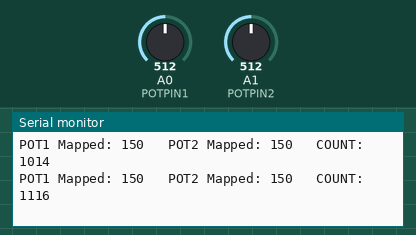
This sketch was run on a simulated Arduino Uno, built with avr-gcc and run on an emulated ATmega328P. Shown: the last lines printed to the serial monitor. Wiring (inferred from the names in the program): 2 × APA102 LEDs: data pin 5, clock pin 7 / data pin 6, clock pin 8. The inputs (shaded band) are chosen by the test bench; at power-on: A1 (POTPIN2) = 512, A0 (POTPIN1) = 512.

Above: at 1.2 s.
1.3 s: A1 (POTPIN2) set to 352
At 1.32 s:
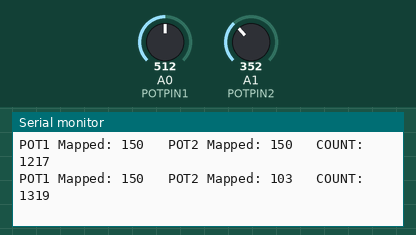
4.3 s: A1 (POTPIN2) set to 326
At 4.37 s:
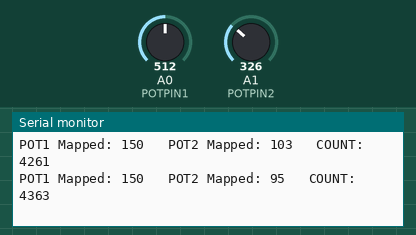
Timing chart, 0 to 7.3 s (numbered marks = the images above; inputs shaded):
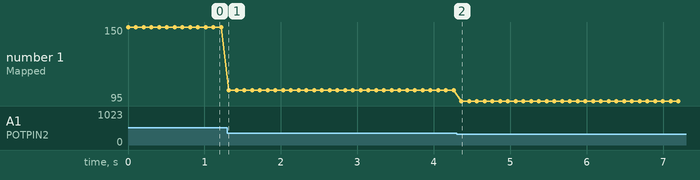

The sketch:

BlinkBend.ino
```cpp
/********************************
iMac Arduino Patch

Uses potentiometers to control switching speed of grounded
BS170 LL transistors. These transistors should route one of the
pins of the RAM chips to ground for strobing effects.

Simultaneously there are blinking LEDs (Adafruit APA102 5050)
which give feedback on the step speed.

21 Aug 2016
Jonathan Reus-Brodsky

***************************/

#include <TimerOne.h>
//#include <Adafruit_DotStar.h>
//#include <SPI.h>

// DotStar LED control (use Pin 11 for data, Pin 13 for clock to use Hardware SPI)
//const int LED_DATAPIN = 11;
//const int LED_CLOCKPIN = 13;
//const int NUM_LEDS = 2;
//Adafruit_DotStar leds = Adafruit_DotStar(NUM_LEDS, DOTSTAR_MONO);

const int POTPIN1 = A0;
const int POTPIN2 = A1;

const int SWITCHPIN1 = 5;
const int SWITCHPIN2 = 6;

const int LEDPIN1 = 7;
const int LEDPIN2 = 8;

// Metronome / Step Sequencer
const long counter_speed_us = 1000;  // period of the root step  - this is the counter speed in microseconds

// Patterns
const int pat1[] = {0, 1, 0, 1};
const int pat3[] = {0, 1, 1, 1};
const int pat2[] = {0, 1, 1, 0, 1, 1, 0, 1, 0, 0, 1, 0, 0,0,0,0,0,1, 1, 0, 0, 0, 1,1,1,0,0,0,1,1,1,0,0,0,0,1,1,1,1};
volatile int pat1_mod = 4;
volatile int pat2_mod = 4;
volatile int pat3_mod = 4;
volatile int pat1size;
volatile int pat2size;
volatile int pat3size;
int speed = 10;

volatile unsigned long counter = 0; // use volatile for shared variables used in interrupts
volatile unsigned long counter1 = 0; // use volatile for shared variables
volatile unsigned long counter2 = 0; // use volatile for shared variables
volatile unsigned long counter3 = 0; // use volatile for shared variables
volatile int switch1 = 0;
volatile int switch2 = 0;
//volatile uint32_t led1 = 0x000000;
//volatile uint32_t led2 = 0x000000;


// Done for each metronome step
void sequenceStep(void)
{
  counter += 1;
  if(counter % pat1_mod == 0) {
     counter1 += 1;
  }
  if(counter % pat2_mod == 0) {
     counter2 += 1;
  }
  if(counter % pat3_mod == 0) {
     counter3 += 1;
  }
  if(pat1_mod == 0) { // if pat3_mod is 0, keep the gate open
    switch1 = 1;
  } else if(pat1_mod == 9999) { // 9999 means keep the gate closed
    switch1 = 0;
  } else {
    switch1 = pat1[counter1 % pat1size];
  }
  if(pat2_mod == 0) { // if pat3_mod is 0, keep the gate open
    switch2 = 1;
  } else if(pat2_mod == 9999) { // 9999 means keep the gate closed
    switch2 = 0;
  } else {
    switch2 = pat2[counter2 % pat2size];
  }

  // LED Pixels
  //led1 = (uint32_t)0xFFFFFF * (uint32_t)switch1;
  //led2 = (uint32_t)0xFFFFFF * (uint32_t)switch2;
  //leds.setPixelColor(0, 0); // pixel 0
  //leds.setPixelColor(1, led1); // pixel 1
  //leds.show();                    // Refresh leds
  digitalWrite(LEDPIN1, switch1);
  digitalWrite(LEDPIN2, switch2);

  // Switching Pins
  digitalWrite(SWITCHPIN1, switch1);
  digitalWrite(SWITCHPIN2, switch2);

}


void setup() {
 Serial.begin(9600);

 // Switches
 pinMode(SWITCHPIN1, OUTPUT);
 pinMode(SWITCHPIN2, OUTPUT);

 // LEDS
 pinMode(LEDPIN1, OUTPUT);
 pinMode(LEDPIN2, OUTPUT);
 //leds.begin(); // Initialize pins for output
 //leds.show();  // Turn all LEDs off ASAP

 pat1size = sizeof(pat1) / sizeof(int);
 pat2size = sizeof(pat2) / sizeof(int);
 pat3size = sizeof(pat3) / sizeof(int);
 Timer1.initialize(100000);
 Timer1.attachInterrupt(sequenceStep); // blinkLED to run every 0.1 seconds
 Timer1.setPeriod(counter_speed_us);
}


void loop() {
  int pot1, pot2, localout3;
  int pot1_map, pot2_map, pot3_map;
  unsigned long localcounter;

  // Read pot values & clean up the data (won't go straight to 0)
  pot1 = analogRead(POTPIN1);
  pot2 = analogRead(POTPIN2);
  if(pot1 < 10) {
    pot1 = 0;
  } else if(pot1 > 990) {
    pot1 = 1023;
  }
  if(pot2 < 10) {
    pot2 = 0;
  } else if(pot2 > 990) {
    pot2 = 1023;
  }

  // Map the values to pattern speeds... ?
  pot1_map = map(pot1, 0, 1023, 0, 300);
  if(pot1_map == 300) {
    pot1_map = 9999; // keep gate open
  };
  pot2_map = map(pot2, 0, 1023, 0, 300);
  if(pot2_map == 300) {
    pot2_map = 9999; // keep gate open
  };

  Serial.print("POT1 Mapped: ");
  Serial.print(pot1_map);
  Serial.print("   POT2 Mapped: ");
  Serial.print(pot2_map);
  Serial.print("   COUNT: ");
  noInterrupts();
  pat1_mod = pot1_map;
  pat2_mod = pot2_map;
  localcounter = counter;
  interrupts();
  Serial.println(localcounter);
  delay(100);
}
```

Measured:
- after the input at 1.3 s, the serial monitor: prints a new line at once (image 1)
- plotted number 1: 150 → 103 after the input at 1.3 s
